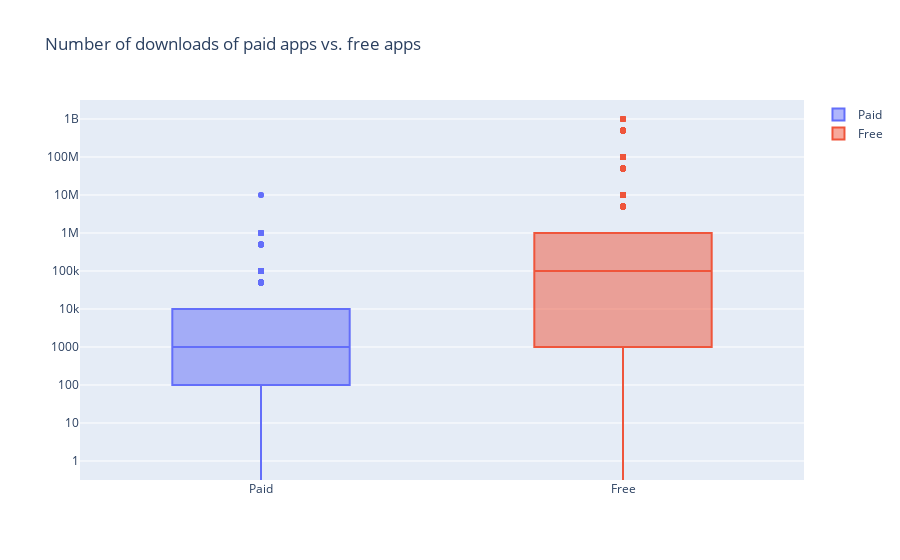

Here is the notebook cell this chart was saved with:
### Markdown cell above
## 8. Popularity of paid apps vs free apps
<p>For apps in the Play Store today, there are five types of pricing strategies: free, freemium, paid, paymium, and subscription. Let's focus on free and paid apps only. Some characteristics of free apps are:</p>
<ul>
<li>Free to download.</li>
<li>Main source of income often comes from advertisements.</li>
<li>Often created by companies that have other products and the app serves as an extension of those products.</li>
<li>Can serve as a tool for customer retention, communication, and customer service.</li>
</ul>
<p>Some characteristics of paid apps are:</p>
<ul>
<li>Users are asked to pay once for the app to download and use it.</li>
<li>The user can't really get a feel for the app before buying it.</li>
</ul>
<p>Are paid apps are installed as much as free apps? It turns out that paid apps have a relatively lower number of installs than free apps, though the difference is not as stark as I would have expected!</p>

### Code cell
trace0 = go.Box(
    # Data for paid apps
    y=apps['Installs'][apps['Type'] == 'Paid'],
    name = 'Paid'
)

trace1 = go.Box(
    # Data for free apps
    y=apps['Installs'][apps['Type'] == 'Free'],
    name = 'Free'
)

layout = go.Layout(
    title = "Number of downloads of paid apps vs. free apps",
    yaxis = dict(
        type = 'log',
        autorange = True
    )
)

# Add trace0 and trace1 to a list for plotting
data = [trace0, trace1]
plotly.offline.iplot({'data': data, 'layout': layout})

### Figure 1 — Plotly figure (JSON) as saved in the notebook; plotly's stock layout.template omitted (floating-point values rounded to 4 significant figures; data arrays with more than 128 entries replaced by an {"elided": "..."} marker saying what was removed)
{"data": [{"name": "Paid", "type": "box", "y": {"elided": "756 int values"}}, {"name": "Free", "type": "box", "y": {"elided": "8902 int values"}}], "layout": {"title": {"text": "Number of downloads of paid apps vs. free apps"}, "yaxis": {"autorange": true, "type": "log"}}}
